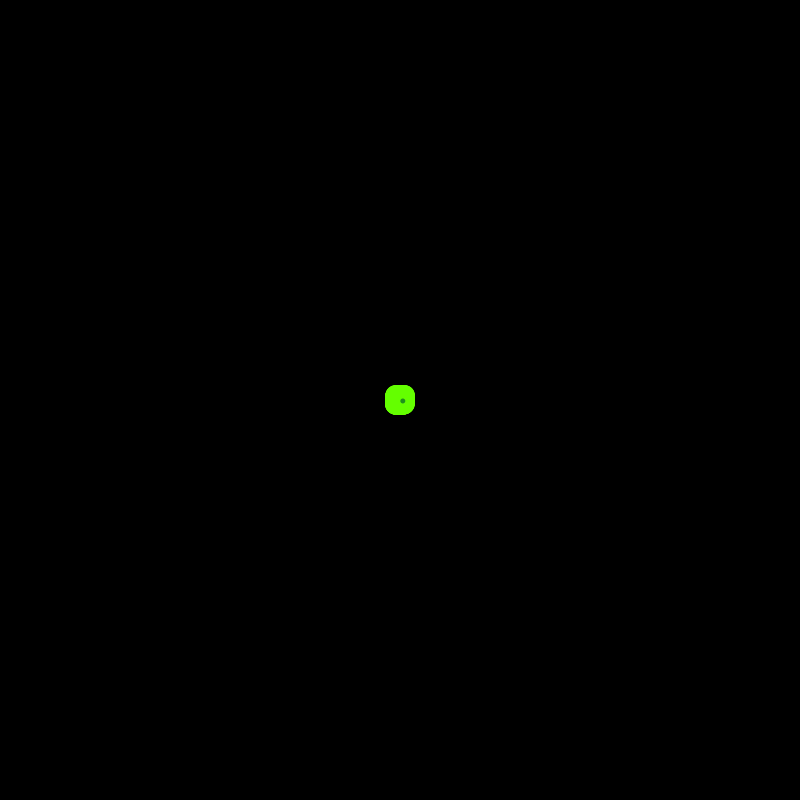
Frame 1 (no input)
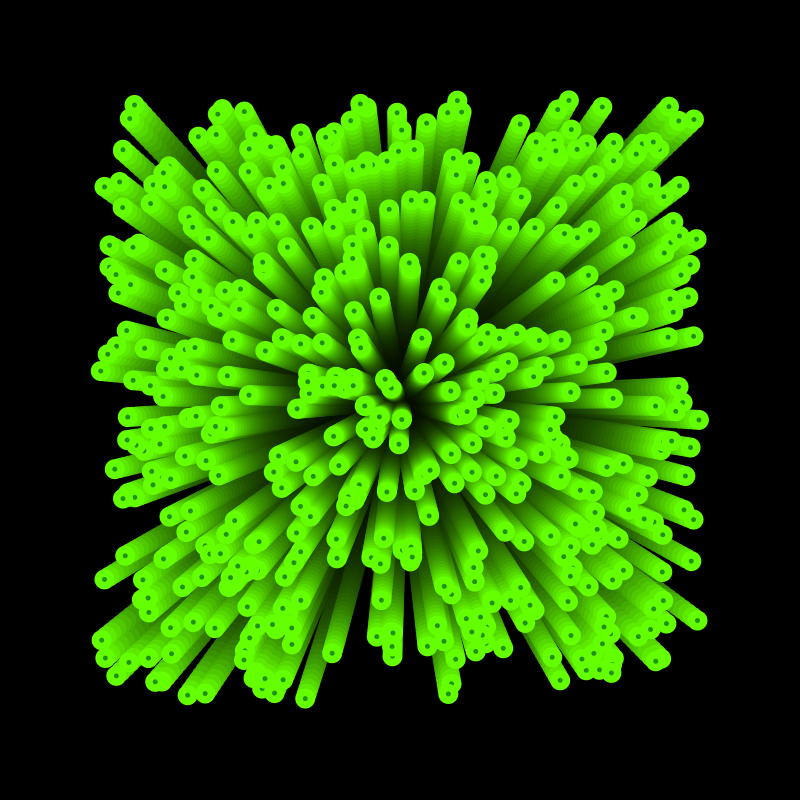
Frame 60 (the mouse pressed at the canvas centre just before this capture)
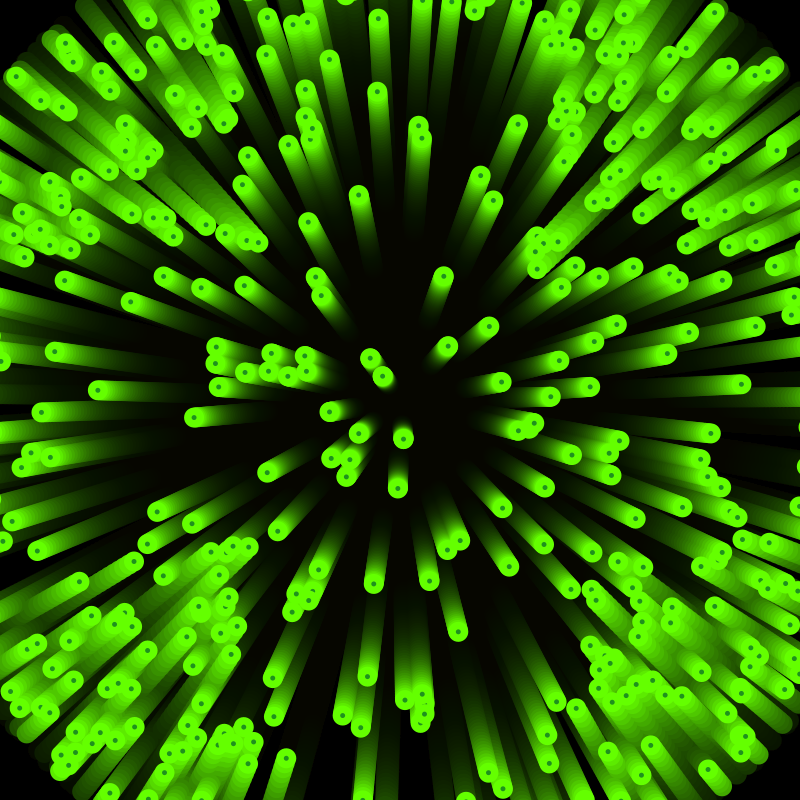
Frame 120 (the mouse held since frame 60 and released just before this capture)

The Processing sketch that drew these frames (run headless with seeded random() and noise(); from frame 60 on, the mouse is pressed at the canvas centre):

// Processing sketch: processing_186983
// ── processing_186983.pde

int counter;
class Agente
{
  PVector pos;
  PVector vel;
   
   
  Agente(PVector start) {
    pos=start.get();
    vel=new PVector(random(-5,5),random(-5,5) );
  }
   
  void update(){
    if(random(100)<0){
      vel = new PVector(random(-5,5),random(-5,5));
    }
    pos.add(vel);
    if(pos.dist(centro)>500){
      vel.mult(-1);
    }
  }
   
  void display(){
noStroke();
    fill(100,255,0);
    ellipse(pos.x, pos.y,20,20);
    rectMode(CENTER);
    fill(30,145,30);
    ellipse(pos.x,pos.y,5,5); 
 
  }
}
   
    Agente[] agenti = new Agente[500];
    PVector centro;
  
    void setup()
    {
      size(800,800);
      background(0);
      smooth();
      centro = new PVector(width/2,height/2);
       
       
      for(int i=0; i<agenti.length; i++){
        agenti[i] = new Agente(centro);
      }
    }
    void draw()
    {
      fill(0,20);
      rectMode(CORNER);
      rect(0,0,800,800);
      for(Agente a : agenti){
        a.update();
        a.display();
      }
    }
